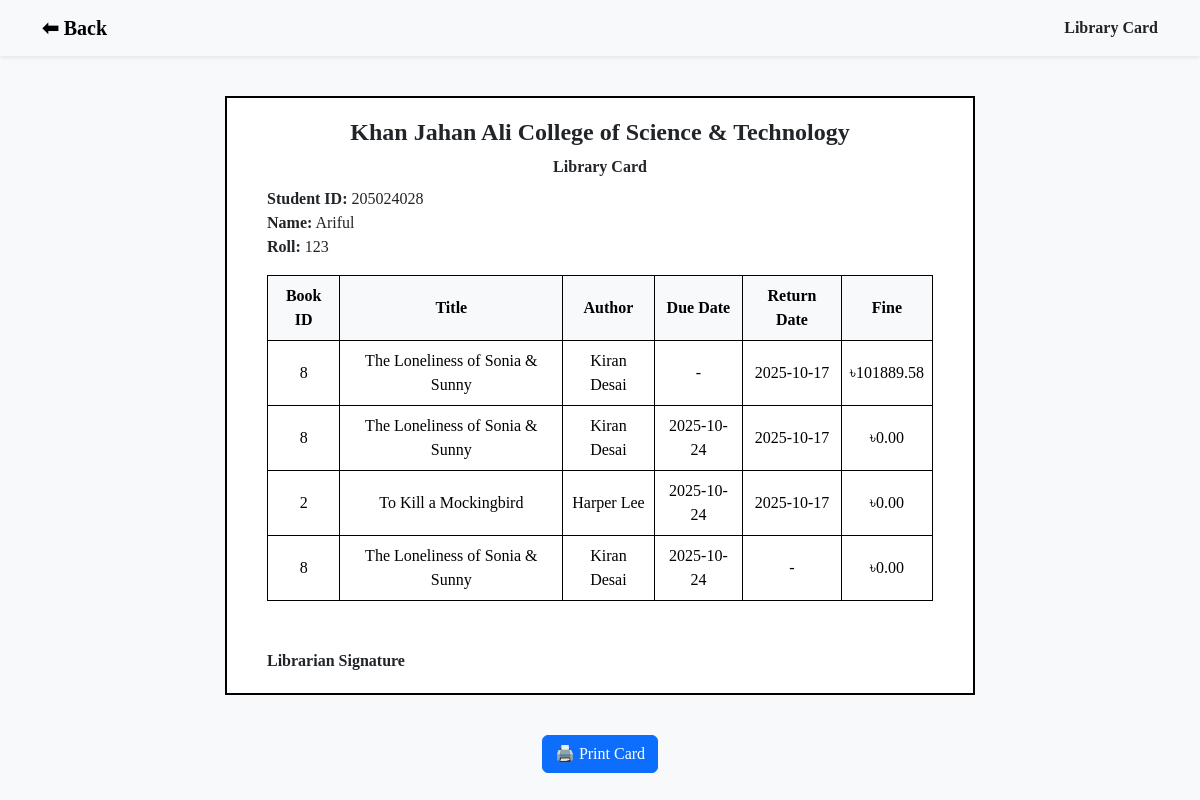
The page /admin/library_card.php (signed in) on the database its author committed.
### tables this page shows
CREATE TABLE `users` (
  `id` int(255) NOT NULL,
  `name` varchar(255) NOT NULL,
  `roll` int(255) NOT NULL,
  `email` varchar(255) NOT NULL,
  `password` varchar(255) NOT NULL,
  `role` enum('admin','user') NOT NULL,
  `borrow_limit` int(255) NOT NULL DEFAULT 3
);

CREATE TABLE `borrowed_books` (
  `id` int(11) NOT NULL,
  `user_id` int(11) NOT NULL,
  `book_id` int(11) NOT NULL,
  `borrow_date` date DEFAULT NULL,
  `due_date` date DEFAULT NULL,
  `return_date` date DEFAULT NULL,
  `fine_amount` decimal(10,2) DEFAULT 0.00,
  `status` enum('pending','borrowed','return_requested','returned','rejected') DEFAULT 'pending',
  `return_status` varchar(50) DEFAULT 'none',
  `created_at` timestamp NOT NULL DEFAULT current_timestamp()
);

CREATE TABLE `books` (
  `id` int(11) NOT NULL,
  `title` varchar(255) NOT NULL,
  `author` varchar(255) NOT NULL,
  `description` text DEFAULT NULL,
  `category` varchar(100) DEFAULT NULL,
  `isbn` varchar(50) DEFAULT NULL,
  `edition` varchar(255) NOT NULL,
  `publication` varchar(255) NOT NULL,
  `market_price` int(255) NOT NULL,
  `quantity` int(11) DEFAULT 1,
  `available_copies` int(11) DEFAULT 0,
  `image` varchar(255) DEFAULT NULL,
  `added_date` timestamp NOT NULL DEFAULT current_timestamp()
);

### admin/library_card.php (the view, shortened to what this page needs)
<?php
include "../db.php";
if ($_SESSION['role'] === 'admin' && isset($_GET['user_id'])) {
    $user_id = (int)$_GET['user_id'];
} else {
    $user_id = (int)$_SESSION['user_id'];
}
$user_sql = "SELECT id, name, roll FROM users WHERE id=?";
$stmt = mysqli_prepare($conn, $user_sql);
mysqli_stmt_bind_param($stmt, "i", $user_id);
mysqli_stmt_execute($stmt);
$user_result = mysqli_stmt_get_result($stmt);
$user = mysqli_fetch_assoc($user_result);
$borrow_sql = "
    SELECT b.id AS book_id, b.title, b.author, bb.due_date, bb.return_date, bb.fine_amount
    FROM borrowed_books bb
    JOIN books b ON bb.book_id = b.id
    WHERE bb.user_id=?
    ORDER BY bb.borrow_date DESC
";
$stmt = mysqli_prepare($conn, $borrow_sql);
mysqli_stmt_bind_param($stmt, "i", $user_id);
mysqli_stmt_execute($stmt);
$result = mysqli_stmt_get_result($stmt);
$borrowed_books = mysqli_fetch_all($result, MYSQLI_ASSOC);
?>
<!DOCTYPE html>
<html lang="en">
<head>
<link href="https://cdn.jsdelivr.net/npm/bootstrap@5.3.3/dist/css/bootstrap.min.css" rel="stylesheet">
</head>
<body>
<nav class="navbar navbar-light bg-light shadow-sm">
    <div class="container">
        <a class="navbar-brand fw-bold" href="manage_borrow.php">⬅ Back</a>
        <span class="fw-bold">Library Card</span>
    </div>
</nav>
<div class="card-container">
    <h4>Khan Jahan Ali College of Science & Technology</h4>
    <p class="text-center mb-2"><strong>Library Card</strong></p>
    <div class="mb-3">
        <b>Student ID:</b> <?= htmlspecialchars($user['id']) ?><br>
        <b>Name:</b> <?= htmlspecialchars($user['name']) ?><br>
        <b>Roll:</b> <?= htmlspecialchars($user['roll']) ?>
    </div>
    <table class="table table-bordered">
        <thead class="table-light">
            <tr>
                <th>Book ID</th>
                <th>Title</th>
                <th>Author</th>
                <th>Due Date</th>
                <th>Return Date</th>
                <th>Fine</th>
            </tr>
        </thead>
        <tbody>
            <?php if(empty($borrowed_books)): ?>
                <tr><td colspan="6">No borrowed books yet.</td></tr>
            <?php else: ?>
                <?php foreach($borrowed_books as $b): ?>
                <tr>
                    <td><?= $b['book_id'] ?></td>
                    <td><?= htmlspecialchars($b['title']) ?></td>
                    <td><?= htmlspecialchars($b['author']) ?></td>
                    <td><?= $b['due_date'] ?? '-' ?></td>
                    <td><?= $b['return_date'] ?? '-' ?></td>
                    <td><?= $b['fine_amount'] ? '৳'.$b['fine_amount'] : '-' ?></td>
                </tr>
                <?php endforeach; ?>
            <?php endif; ?>
        </tbody>
    </table>
    <div class="mt-5">
        <b>Librarian Signature</b>
    </div>
</div>
<button class="btn btn-primary print-btn" onclick="window.print()">🖨️ Print Card</button>
</body>
</html>

### admin/library_card.php (style rules this page uses)
body { background: #f8f9fa; font-family: "Times New Roman", serif; }
.card-container { width: 750px; margin: 40px auto; background: white; border: 2px solid #000; padding: 20px 40px; }
h4 { text-align: center; font-weight: bold; }
.table th, .table td { border: 1px solid black !important; text-align: center; vertical-align: middle; }
.print-btn { display: block; margin: 20px auto; }

### rows shown on the page
users: id "205024028", name "Ariful", roll "123"
borrowed_books: book "8", book.title "The Loneliness of Sonia & Sunny", book.author "Kiran Desai", due_date "-", return_date "2025-10-17", fine_amount "101889.58"
borrowed_books: book "8", book.title "The Loneliness of Sonia & Sunny", book.author "Kiran Desai", due_date "2025-10-24", return_date "2025-10-17", fine_amount "0.00"
borrowed_books: book "2", book.title "To Kill a Mockingbird", book.author "Harper Lee", due_date "2025-10-24", return_date "2025-10-17", fine_amount "0.00"
borrowed_books: book "8", book.title "The Loneliness of Sonia & Sunny", book.author "Kiran Desai", due_date "2025-10-24", return_date "-", fine_amount "0.00"
